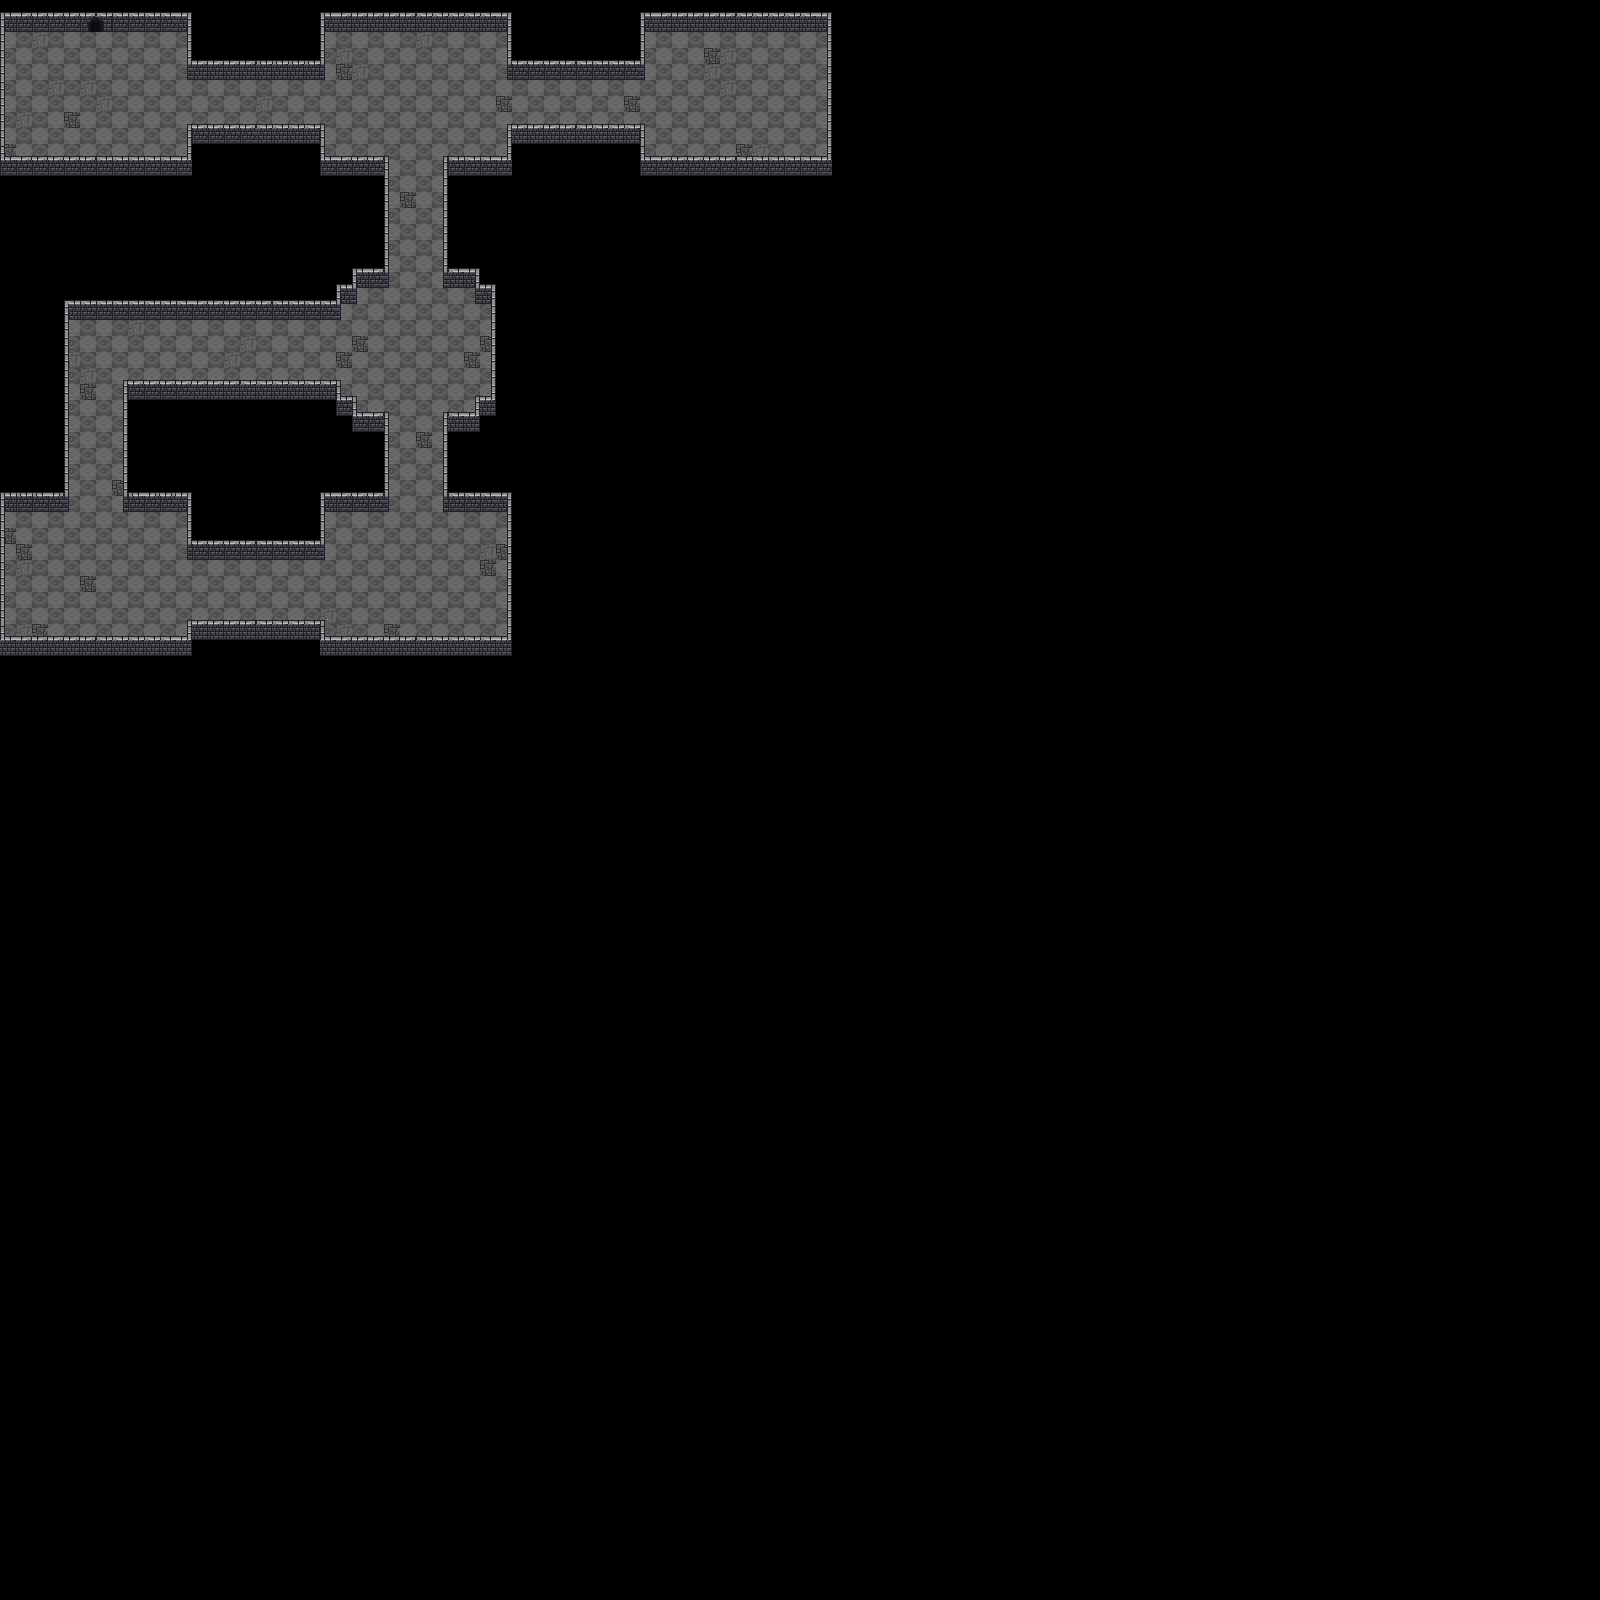

A level layout from a 2D game, rendered from its tile map. Below: a short description, then the map file with tile-grid data replaced by summaries:
An orthogonal 100x100 tile map with 16x16 px tiles, 3 tile layers (Floor, Wall, Fake Wall) and 7 objects (4x Ghosts, Hearts, Secret, Slimes).

<map version="1.2" tiledversion="1.3.5" orientation="orthogonal" renderorder="right-down" width="100" height="100" tilewidth="16" tileheight="16" infinite="0" nextlayerid="10" nextobjectid="11">
 <tileset firstgid="1" source="dungeon_tiles.tsx" />
 <layer id="2" name="Floor" width="100" height="100">
  <data>[10000 cells, 883 non-empty, 4 distinct tile ids]</data>
 </layer>
 <objectgroup id="7" name="Hearts">
  <object id="9" name="Heart1" type="Hearts" gid="897" x="31" y="79" width="16" height="16" />
 </objectgroup>
 <objectgroup id="9" name="Secret">
  <object id="10" name="Secret2" type="Secret" gid="801" x="783" y="80" width="16" height="16" />
 </objectgroup>
 <objectgroup id="5" name="Slimes">
  <object id="1" name="Slime1" type="Slimes" gid="641" x="63.3333" y="112.667" width="16" height="16" />
 </objectgroup>
 <objectgroup id="6" name="Ghosts">
  <object id="2" name="Ghost1" type="Ghosts" gid="577" x="398" y="114" width="16" height="16" />
  <object id="3" name="Ghost2" type="Ghosts" gid="577" x="720" y="114" width="16" height="16" />
  <object id="6" name="Ghost3" type="Ghosts" gid="577" x="399.333" y="370" width="16" height="16" />
  <object id="7" name="Ghost4" type="Ghosts" gid="577" x="398" y="594" width="16" height="16" />
 </objectgroup>
 <layer id="1" name="Wall" width="100" height="100">
  <data>[10000 cells, 417 non-empty, 16 distinct tile ids]</data>
 </layer>
 <layer id="8" name="Fake Wall" width="100" height="100">
  <data>[10000 cells, 99 non-empty, 4 distinct tile ids]</data>
 </layer>
</map>